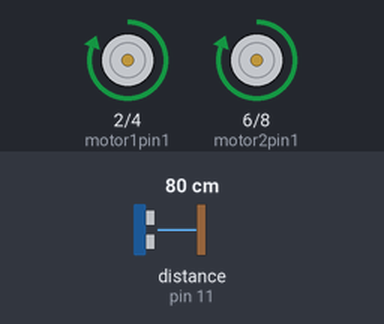
Simulated run of this sketch. Board: Arduino Uno, built with avr-gcc and run on an emulated ATmega328P. On the bench: motor-driver pin pairs drawn as motors (green arrow = first pin HIGH = forward, orange = second pin HIGH = backward, longer = more drive). Wiring (inferred from the names in the program): ultrasonic range finder: trigger pin 12; echo pin 11. The test bench sets the inputs (shaded band); at power-on: distance to the obstacle (sensor on pin 11) 80 cm. The echo pulse lasts 58.3 µs per cm; what the sketch prints to the serial monitor is not drawn.

Above: at 2.8 s.
2.9 s: distance to the obstacle (sensor on pin 11) set to 54 cm
At 3.4 s:
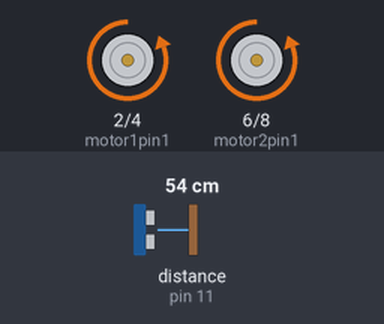
6.4 s: distance to the obstacle (sensor on pin 11) set to 47 cm
At 8.9 s:
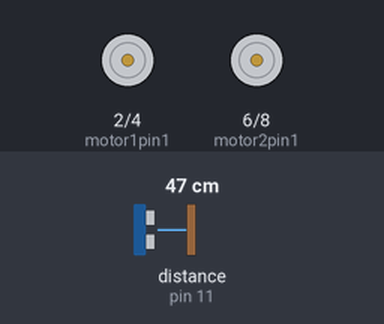
Timing chart, 0 to 10.4 s (numbered marks = the images above; inputs shaded):
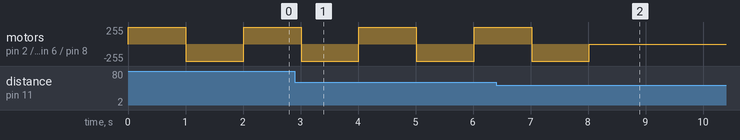

The sketch:

blynk-controled-car.ino
```cpp
int motor1pin1 = 2;
int motor1pin2 = 4;
int motor2pin1 = 6;
int motor2pin2 = 8;
int trigPin = 12;    // TRIG pin
int echoPin = 11;    // ECHO pin
int ir1=8;
int ir2=9;

float duration_us, distance_cm;
int speed=1;


void setup() {
  // put your setup code here, to run once:
  pinMode(motor1pin1, OUTPUT);
  pinMode(motor1pin2, OUTPUT);
  pinMode(motor2pin1, OUTPUT);
  pinMode(motor2pin2, OUTPUT);
  Serial.begin (9600);

  // configure the trigger pin to output mode
  pinMode(trigPin, OUTPUT);
  // configure the echo pin to input mode
  pinMode(echoPin, INPUT);
}

void loop() {
  // put your main code here, to run repeatedly:
  digitalWrite(trigPin, HIGH);
  delayMicroseconds(10);
  digitalWrite(trigPin, LOW);

  // measure duration of pulse from ECHO pin
  duration_us = pulseIn(echoPin, HIGH);

  // calculate the distance
  distance_cm = 0.017 * duration_us;


  if(distance_cm<50)
  {
    Serial.print("it can't move");
    digitalWrite(motor1pin1, LOW);
  digitalWrite(motor1pin2, LOW);

  digitalWrite(motor2pin1, LOW);
  digitalWrite(motor2pin2, LOW);

  }
  else{
  digitalWrite(motor1pin1, HIGH);
  digitalWrite(motor1pin2, LOW);

  digitalWrite(motor2pin1, HIGH);
  digitalWrite(motor2pin2, LOW);
  delay(1000);

  digitalWrite(motor1pin1, LOW);
  digitalWrite(motor1pin2, HIGH);

  digitalWrite(motor2pin1, LOW);
  digitalWrite(motor2pin2, HIGH);
  delay(1000);
  }

}
```

Measured:
- the behaviour switches between 51 and 50 cm on distance to the obstacle (sensor on pin 11) (found by bisection; images 1 and 2)
